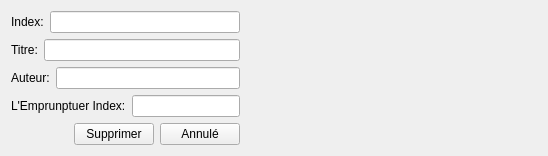
          <widget class="QWidget" name="deleteBook">
           <attribute name="title">
            <string>Supprimer un livre</string>
           </attribute>
           <layout class="QGridLayout" name="gridLayout_22">
            <item row="0" column="0">
             <layout class="QGridLayout" name="gridLayout_14">
              <item row="0" column="0">
               <layout class="QHBoxLayout" name="horizontalLayout_22">
                <item>
                 <widget class="QLabel" name="label_17">
                  <property name="text">
                   <string>Index:</string>
                  </property>
                 </widget>
                </item>
                <item>
                 <widget class="QLineEdit" name="indexDeleteBook">
                  <property name="inputMethodHints">
                   <set>Qt::ImhDigitsOnly</set>
                  </property>
                 </widget>
                </item>
               </layout>
              </item>
              <item row="1" column="0">
               <layout class="QHBoxLayout" name="horizontalLayout_23">
                <item>
                 <widget class="QLabel" name="label_18">
                  <property name="text">
                   <string>Titre:</string>
                  </property>
                 </widget>
                </item>
                <item>
                 <widget class="QLineEdit" name="titleDeleteBook">
                  <property name="readOnly">
                   <bool>true</bool>
                  </property>
                 </widget>
                </item>
               </layout>
              </item>
              <item row="2" column="0">
               <layout class="QHBoxLayout" name="horizontalLayout_24">
                <item>
                 <widget class="QLabel" name="label_19">
                  <property name="text">
                   <string>Auteur:</string>
                  </property>
                 </widget>
                </item>
                <item>
                 <widget class="QLineEdit" name="authorDeleteBook">
                  <property name="readOnly">
                   <bool>true</bool>
                  </property>
                 </widget>
                </item>
               </layout>
              </item>
              <item row="3" column="0">
               <layout class="QHBoxLayout" name="horizontalLayout_51">
                <item>
                 <widget class="QLabel" name="label_53">
                  <property name="text">
                   <string>L'Emprunptuer Index:</string>
                  </property>
                 </widget>
                </item>
                <item>
                 <widget class="QLineEdit" name="borrowerDeleteBook">
                  <property name="inputMethodHints">
                   <set>Qt::ImhDigitsOnly</set>
                  </property>
                  <property name="readOnly">
                   <bool>true</bool>
                  </property>
                 </widget>
                </item>
               </layout>
              </item>
              <item row="4" column="0">
               <layout class="QHBoxLayout" name="horizontalLayout_25">
                <item>
                 <spacer name="horizontalSpacer_6">
                  <property name="orientation">
                   <enum>Qt::Horizontal</enum>
                  </property>
                  <property name="sizeHint" stdset="0">
                   <size>
                    <width>27</width>
                    <height>20</height>
                   </size>
                  </property>
                 </spacer>
                </item>
                <item>
                 <widget class="QPushButton" name="deleteBookPB">
                  <property name="text">
                   <string>Supprimer</string>
                  </property>
                 </widget>
                </item>
                <item>
                 <widget class="QPushButton" name="cancelDeleteBookPB">
                  <property name="text">
                   <string>Annulé</string>
                  </property>
                 </widget>
                </item>
               </layout>
              </item>
             </layout>
            </item>
            <item row="0" column="1">
             <spacer name="horizontalSpacer_12">
              <property name="orientation">
               <enum>Qt::Horizontal</enum>
              </property>
              <property name="sizeHint" stdset="0">
               <size>
                <width>297</width>
                <height>20</height>
               </size>
              </property>
             </spacer>
            </item>
           </layout>
          </widget>
